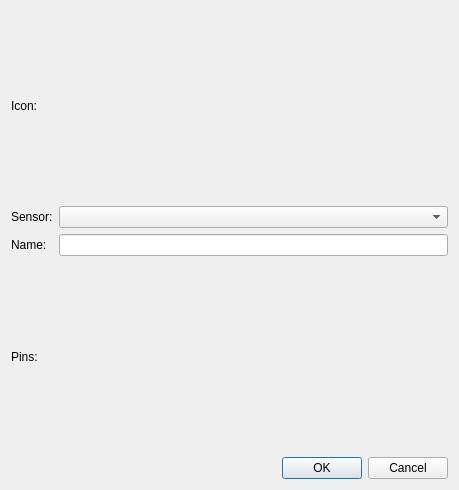
<?xml version="1.0" encoding="UTF-8"?>
<ui version="4.0">
 <class>AddSensor</class>
 <widget class="QDialog" name="AddSensor">
  <property name="geometry">
   <rect>
    <x>0</x>
    <y>0</y>
    <width>459</width>
    <height>490</height>
   </rect>
  </property>
  <property name="windowTitle">
   <string>Dialog</string>
  </property>
  <layout class="QGridLayout" name="gridLayout">
   <item row="2" column="1">
    <widget class="QLineEdit" name="lineEdit"/>
   </item>
   <item row="4" column="0" colspan="2">
    <widget class="QDialogButtonBox" name="buttonBox">
     <property name="orientation">
      <enum>Qt::Horizontal</enum>
     </property>
     <property name="standardButtons">
      <set>QDialogButtonBox::Cancel|QDialogButtonBox::Ok</set>
     </property>
    </widget>
   </item>
   <item row="0" column="0" colspan="2">
    <widget class="QLabel" name="label">
     <property name="text">
      <string>Icon:</string>
     </property>
    </widget>
   </item>
   <item row="3" column="0">
    <widget class="QLabel" name="label_3">
     <property name="text">
      <string>Pins:</string>
     </property>
    </widget>
   </item>
   <item row="2" column="0">
    <widget class="QLabel" name="label_2">
     <property name="text">
      <string>Name:</string>
     </property>
    </widget>
   </item>
   <item row="1" column="0">
    <widget class="QLabel" name="label_4">
     <property name="text">
      <string>Sensor:</string>
     </property>
    </widget>
   </item>
   <item row="1" column="1">
    <widget class="QComboBox" name="comboBox"/>
   </item>
  </layout>
 </widget>
 <resources/>
 <connections>
  <connection>
   <sender>buttonBox</sender>
   <signal>accepted()</signal>
   <receiver>AddSensor</receiver>
   <slot>accept()</slot>
   <hints>
    <hint type="sourcelabel">
     <x>248</x>
     <y>254</y>
    </hint>
    <hint type="destinationlabel">
     <x>157</x>
     <y>274</y>
    </hint>
   </hints>
  </connection>
  <connection>
   <sender>buttonBox</sender>
   <signal>rejected()</signal>
   <receiver>AddSensor</receiver>
   <slot>reject()</slot>
   <hints>
    <hint type="sourcelabel">
     <x>316</x>
     <y>260</y>
    </hint>
    <hint type="destinationlabel">
     <x>286</x>
     <y>274</y>
    </hint>
   </hints>
  </connection>
 </connections>
</ui>
